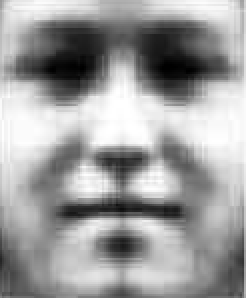
#> input picture face_template.png, 123 x 149 px, given in place of the camera (shown 2 times larger)
$ python eye.py
#> lines starting #> are read from the running program, lines starting #| are printed output that depends on the picture
### detectors.py
#! /usr/bin/env python
"""Module with implemented face detectors.

Unfortunately not all methods are coherent
but this is still under developement

"""

__author__ = 'Wiktor [wrutek] Rutka'
__email__ = 'wiktor.rutka@blstream.com'


import cv2
import numpy as np


PADDING = 50
RESIZE_FACTOR = 0.5


class Face(object):
    """ Face
        Basic face model
    """
    pass


class DetectorEngine(object):
    """ DetectorEngine
        Detection algorithm base class
        All algoritms need to inherit this class
        and whole process put in `run` method
    """
    _name = None

    def detect(self, img):
        raise NotImplementedError('Method `detect` need to be implemented')


class DetectorViola(DetectorEngine):
    _name = 'viola_cascade_classifier'

    def detect(self, img):
        pass


class DetectorLVQ(DetectorEngine):
    _name = 'lvq_classifier'

    def detect(self, img):
        pass


class DetectorCreator(object):
    """ DetectorFactory
        Factory for different detecion processes
    """
    @staticmethod
    def factory(dtype):
        if dtype == 'Face': return FaceDetector()
        elif dtype == 'Eye': return EyeDetector()
        else: raise Exception('Improper detector.')


class Detector(DetectorCreator):
    """ Detector
        Basic class for detection process
        Need to be inherited by specific shapes detectors:
            faces, eyes, etc.
    """
    rtype = None
    _return = None

    def _preprocess(self):
        pass

    def run(self):
        raise NotImplementedError('Method `run` need to be implemented')

    def _postprocess(self):
        pass


class FaceDetector(Detector):
    """ FaceDetector
        Concrate detection process: Face
    """
    dtype = 'Face'
    _return = repr(Face)
    _resize_factor = None
    smal_s_x = None
    smal_s_y = None
    img = None

    def __init__(self, img=None, resize_factor=0.5):
        self.img = img
        self._resize_factor = resize_factor

    def _preprocess(self, img):
        self.smal_s_x = int(img.shape[0] * RESIZE_FACTOR)
        self.smal_s_y = int(img.shape[1] * RESIZE_FACTOR)
        proc_f = cv2.resize(img, (self.smal_s_y, self.smal_s_x))

        return proc_f

    def _postprocess(self, faces):
        if isinstance(faces, np.ndarray):
            faces /= self._resize_factor

        return np.array(faces)

    def run(self, img=None):
        if not len(img):
            img = self.img

        face_detector = cv2.CascadeClassifier(
            'viola_trainig/haarcascade_frontalface_default.xml')
        proc_f = self._preprocess(img)

        faces = face_detector.detectMultiScale(proc_f, 1.3, 5)

        return self._postprocess(faces)


class EyeDetector(Detector):
    """ FaceDetector
        Concrate detection process: Eyes
    """

    def run(self, img):
        pass


# [156 lines left out: functions calcHist, normalize_image, viola_facedetector, hsv_param_skindetection, rgb_param_skindetection, ycrcb_skindetection, not called in this run]

### eye.py
#! /usr/bin/env python
"""Face detector [eye.py].

Is using viola_jones modified Haar LVM method
in cascade vector training

"""

__author__ = 'Wiktor [wrutek] Rutka'
__email__ = 'wiktor.rutka@blstream.com'
__version__ = '0.1_predev'


import argparse
import cv2
import numpy as np

from detectors import Detector

from datetime import datetime


METHOD_MAPPER = {
#    'viola': viola_facedetector,
}

# Main `function`
if __name__ == '__main__':
    input_parser = argparse.ArgumentParser(
        'Face detector.' +
        '\n\tInteractive commands:' +
        '\n\t `m` - change method' +
        '\n\t `p` - print screen' +
        '\n\t `s` - show with skin mapping' +
        '\n\t `c` - change cammera' +
        '\n\t `q/ESC` - quit' +
        '\n'
    )
    input_parser.add_argument('-m', '--method', type=str,
                              help='current method is only viola: [viola]')
    arguments = input_parser.parse_args()

    #method = arguments.method.lower()
#    mks_iterator = METHOD_MAPPER.keys().index(method)
    faces = np.array([])

    cam_index = 0
    s_preview = False

    cv2.namedWindow("origin")
    vc = cv2.VideoCapture(cam_index)

    if vc.isOpened():  # try to get the first frame
        rval, frame = vc.read()
#> frame is the input picture: shape (149, 123, 3); min 0, max 255, mean 157.7
    else:
        rval = False

    while rval:
        cv2.imshow("origin", frame)
        rval, frame = vc.read()
        frame = cv2.flip(frame, 1)
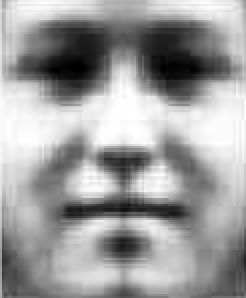
#> frame: shape (149, 123, 3) (shown 2 times larger); min 0, max 255, mean 157.7
        preview = np.zeros(frame.shape)

        face_detector = Detector.factory('Face')
        faces = face_detector.run(frame)
#> in _preprocess, `proc_f = cv2.resize(img, (self.smal_s_y, self.smal_s_x))`:
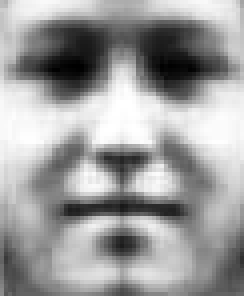
#> proc_f: shape (74, 61, 3) (shown 4 times larger); min 0, max 255, mean 157.6
#> in run, `faces = face_detector.detectMultiScale(proc_f, 1.3, 5)`: faces = ()
#> faces = empty array
        for i, (x, y, w, h) in enumerate(faces):
            mapr = hsv_param_skindetection(frame[y:y + h, x:x + w])
            preview[y:y + h, x:x + w] = \
                    frame[y:y + h, x:x + w].astype(float) * mapr
            cv2.rectangle(frame, (x, y), (x + w, y + h),
                                  (255, 0, 0), 2)
            cv2.putText(frame, 'Face: %d' % (i+1), (x, y), cv2.FONT_HERSHEY_TRIPLEX,
                        1, (0, 0 ,255))
#> this loop made 0 passes
#> preview: shape (149, 123, 3) float64; every value is 0

        if s_preview:
            preview = preview.astype(np.uint8)
            cv2.imshow('preview', preview)

        # KEY binding section {{{
        key = cv2.waitKey(10)
#> (key Esc is pressed here)
        # key `q` and ESC
        if key in [27, 113]:  # exit on ESC
            break

        # `s` -> show preview
        if key == 115:
            s_preview = not s_preview
        # `p`
        if key == 112:
            cv2.imwrite('Screen_%s.png' % datetime.now().isoformat(), frame)
        # `c`
        if key == 99:
            cam_index += 1
            vc = cv2.VideoCapture(cam_index % 2)

# [7 lines of commented-out code are left out]

    cv2.destroyWindow("preview")
